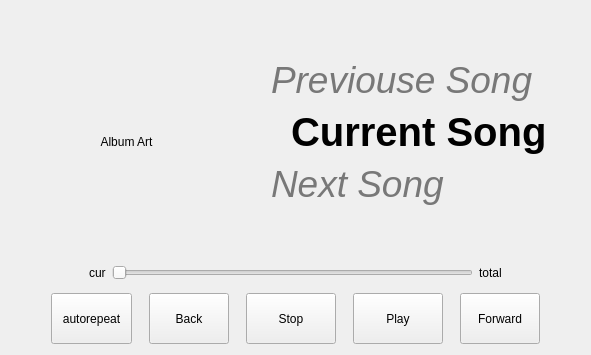
              <widget class="QWidget" name="page_6">
               <layout class="QHBoxLayout" name="horizontalLayout_16">
                <item>
                 <layout class="QVBoxLayout" name="verticalLayout_12">
                  <item>
                   <layout class="QHBoxLayout" name="horizontalLayout_15">
                    <item>
                     <widget class="QFrame" name="frame_2">
                      <property name="sizePolicy">
                       <sizepolicy hsizetype="Preferred" vsizetype="Expanding">
                        <horstretch>0</horstretch>
                        <verstretch>0</verstretch>
                       </sizepolicy>
                      </property>
                      <property name="minimumSize">
                       <size>
                        <width>254</width>
                        <height>241</height>
                       </size>
                      </property>
                      <property name="maximumSize">
                       <size>
                        <width>16777215</width>
                        <height>304</height>
                       </size>
                      </property>
                      <property name="frameShape">
                       <enum>QFrame::NoFrame</enum>
                      </property>
                      <property name="frameShadow">
                       <enum>QFrame::Raised</enum>
                      </property>
                      <widget class="QLabel" name="lbl_albumArt">
                       <property name="geometry">
                        <rect>
                         <x>10</x>
                         <y>10</y>
                         <width>211</width>
                         <height>241</height>
                        </rect>
                       </property>
                       <property name="text">
                        <string>Album Art</string>
                       </property>
                       <property name="alignment">
                        <set>Qt::AlignCenter</set>
                       </property>
                      </widget>
                     </widget>
                    </item>
                    <item>
                     <layout class="QVBoxLayout" name="verticalLayout_11">
                      <item>
                       <spacer name="verticalSpacer_16">
                        <property name="orientation">
                         <enum>Qt::Vertical</enum>
                        </property>
                        <property name="sizeHint" stdset="0">
                         <size>
                          <width>20</width>
                          <height>40</height>
                         </size>
                        </property>
                       </spacer>
                      </item>
                      <item>
                       <widget class="Scaling_QLabel" name="lbl_previouse">
                        <property name="sizePolicy">
                         <sizepolicy hsizetype="Expanding" vsizetype="Expanding">
                          <horstretch>0</horstretch>
                          <verstretch>0</verstretch>
                         </sizepolicy>
                        </property>
                        <property name="font">
                         <font>
                          <pointsize>28</pointsize>
                          <weight>50</weight>
                          <italic>true</italic>
                          <bold>false</bold>
                         </font>
                        </property>
                        <property name="styleSheet">
                         <string notr="true">QLabel { color: rgba(0, 0, 0, 50%) }</string>
                        </property>
                        <property name="text">
                         <string>Previouse Song</string>
                        </property>
                        <property name="textInteractionFlags">
                         <set>Qt::NoTextInteraction</set>
                        </property>
                       </widget>
                      </item>
                      <item>
                       <layout class="QHBoxLayout" name="horizontalLayout_14">
                        <item>
                         <spacer name="horizontalSpacer_7">
                          <property name="orientation">
                           <enum>Qt::Horizontal</enum>
                          </property>
                          <property name="sizeType">
                           <enum>QSizePolicy::Minimum</enum>
                          </property>
                          <property name="sizeHint" stdset="0">
                           <size>
                            <width>20</width>
                            <height>20</height>
                           </size>
                          </property>
                         </spacer>
                        </item>
                        <item>
                         <widget class="Scaling_QLabel" name="lbl_current_playing">
                          <property name="sizePolicy">
                           <sizepolicy hsizetype="Expanding" vsizetype="Expanding">
                            <horstretch>0</horstretch>
                            <verstretch>0</verstretch>
                           </sizepolicy>
                          </property>
                          <property name="font">
                           <font>
                            <pointsize>30</pointsize>
                            <weight>75</weight>
                            <bold>true</bold>
                           </font>
                          </property>
                          <property name="text">
                           <string>Current Song</string>
                          </property>
                          <property name="textInteractionFlags">
                           <set>Qt::NoTextInteraction</set>
                          </property>
                         </widget>
                        </item>
                        <item>
                         <spacer name="horizontalSpacer_8">
                          <property name="orientation">
                           <enum>Qt::Horizontal</enum>
                          </property>
                          <property name="sizeType">
                           <enum>QSizePolicy::Minimum</enum>
                          </property>
                          <property name="sizeHint" stdset="0">
                           <size>
                            <width>24</width>
                            <height>20</height>
                           </size>
                          </property>
                         </spacer>
                        </item>
                       </layout>
                      </item>
                      <item>
                       <widget class="Scaling_QLabel" name="lbl_next">
                        <property name="sizePolicy">
                         <sizepolicy hsizetype="Expanding" vsizetype="Expanding">
                          <horstretch>0</horstretch>
                          <verstretch>0</verstretch>
                         </sizepolicy>
                        </property>
                        <property name="font">
                         <font>
                          <pointsize>28</pointsize>
                          <weight>50</weight>
                          <italic>true</italic>
                          <bold>false</bold>
                         </font>
                        </property>
                        <property name="styleSheet">
                         <string notr="true">QLabel { color: rgba(0, 0, 0, 50%) }</string>
                        </property>
                        <property name="text">
                         <string>Next Song</string>
                        </property>
                        <property name="textInteractionFlags">
                         <set>Qt::NoTextInteraction</set>
                        </property>
                       </widget>
                      </item>
                      <item>
                       <spacer name="verticalSpacer_17">
                        <property name="orientation">
                         <enum>Qt::Vertical</enum>
                        </property>
                        <property name="sizeHint" stdset="0">
                         <size>
                          <width>20</width>
                          <height>40</height>
                         </size>
                        </property>
                       </spacer>
                      </item>
                     </layout>
                    </item>
                   </layout>
                  </item>
                  <item>
                   <layout class="QHBoxLayout" name="horizontalLayout_12">
                    <item>
                     <spacer name="horizontalSpacer_5">
                      <property name="orientation">
                       <enum>Qt::Horizontal</enum>
                      </property>
                      <property name="sizeHint" stdset="0">
                       <size>
                        <width>40</width>
                        <height>20</height>
                       </size>
                      </property>
                     </spacer>
                    </item>
                    <item>
                     <widget class="QLabel" name="lbl_current_seek">
                      <property name="text">
                       <string>cur</string>
                      </property>
                     </widget>
                    </item>
                    <item>
                     <widget class="QSlider" name="slide_seek">
                      <property name="minimumSize">
                       <size>
                        <width>361</width>
                        <height>29</height>
                       </size>
                      </property>
                      <property name="orientation">
                       <enum>Qt::Horizontal</enum>
                      </property>
                     </widget>
                    </item>
                    <item>
                     <widget class="QLabel" name="lbl_total_seek">
                      <property name="text">
                       <string>total</string>
                      </property>
                     </widget>
                    </item>
                    <item>
                     <spacer name="horizontalSpacer_6">
                      <property name="orientation">
                       <enum>Qt::Horizontal</enum>
                      </property>
                      <property name="sizeHint" stdset="0">
                       <size>
                        <width>40</width>
                        <height>20</height>
                       </size>
                      </property>
                     </spacer>
                    </item>
                   </layout>
                  </item>
                  <item>
                   <layout class="QHBoxLayout" name="horizontalLayout_11">
                    <property name="spacing">
                     <number>17</number>
                    </property>
                    <item>
                     <spacer name="horizontalSpacer_3">
                      <property name="orientation">
                       <enum>Qt::Horizontal</enum>
                      </property>
                      <property name="sizeType">
                       <enum>QSizePolicy::Minimum</enum>
                      </property>
                      <property name="sizeHint" stdset="0">
                       <size>
                        <width>40</width>
                        <height>20</height>
                       </size>
                      </property>
                     </spacer>
                    </item>
                    <item>
                     <widget class="QPushButton" name="pB_autorepeat_2">
                      <property name="sizePolicy">
                       <sizepolicy hsizetype="Expanding" vsizetype="Preferred">
                        <horstretch>0</horstretch>
                        <verstretch>0</verstretch>
                       </sizepolicy>
                      </property>
                      <property name="minimumSize">
                       <size>
                        <width>81</width>
                        <height>51</height>
                       </size>
                      </property>
                      <property name="maximumSize">
                       <size>
                        <width>16777215</width>
                        <height>61</height>
                       </size>
                      </property>
                      <property name="focusPolicy">
                       <enum>Qt::NoFocus</enum>
                      </property>
                      <property name="text">
                       <string>autorepeat</string>
                      </property>
                      <property name="checkable">
                       <bool>true</bool>
                      </property>
                     </widget>
                    </item>
                    <item>
                     <widget class="QPushButton" name="pB_Audio_back">
                      <property name="sizePolicy">
                       <sizepolicy hsizetype="Expanding" vsizetype="Preferred">
                        <horstretch>0</horstretch>
                        <verstretch>0</verstretch>
                       </sizepolicy>
                      </property>
                      <property name="minimumSize">
                       <size>
                        <width>80</width>
                        <height>51</height>
                       </size>
                      </property>
                      <property name="maximumSize">
                       <size>
                        <width>111</width>
                        <height>61</height>
                       </size>
                      </property>
                      <property name="text">
                       <string>Back</string>
                      </property>
                     </widget>
                    </item>
                    <item>
                     <widget class="QPushButton" name="pB_Audio_stop">
                      <property name="sizePolicy">
                       <sizepolicy hsizetype="Expanding" vsizetype="Preferred">
                        <horstretch>0</horstretch>
                        <verstretch>0</verstretch>
                       </sizepolicy>
                      </property>
                      <property name="minimumSize">
                       <size>
                        <width>90</width>
                        <height>51</height>
                       </size>
                      </property>
                      <property name="maximumSize">
                       <size>
                        <width>151</width>
                        <height>61</height>
                       </size>
                      </property>
                      <property name="text">
                       <string>Stop</string>
                      </property>
                     </widget>
                    </item>
                    <item>
                     <widget class="QPushButton" name="pB_Audio_play_pause">
                      <property name="sizePolicy">
                       <sizepolicy hsizetype="Expanding" vsizetype="Preferred">
                        <horstretch>0</horstretch>
                        <verstretch>0</verstretch>
                       </sizepolicy>
                      </property>
                      <property name="minimumSize">
                       <size>
                        <width>90</width>
                        <height>51</height>
                       </size>
                      </property>
                      <property name="maximumSize">
                       <size>
                        <width>151</width>
                        <height>61</height>
                       </size>
                      </property>
                      <property name="text">
                       <string>Play</string>
                      </property>
                     </widget>
                    </item>
                    <item>
                     <widget class="QPushButton" name="pB_Audio_forward">
                      <property name="sizePolicy">
                       <sizepolicy hsizetype="Expanding" vsizetype="Preferred">
                        <horstretch>0</horstretch>
                        <verstretch>0</verstretch>
                       </sizepolicy>
                      </property>
                      <property name="minimumSize">
                       <size>
                        <width>80</width>
                        <height>51</height>
                       </size>
                      </property>
                      <property name="maximumSize">
                       <size>
                        <width>111</width>
                        <height>61</height>
                       </size>
                      </property>
                      <property name="text">
                       <string>Forward</string>
                      </property>
                     </widget>
                    </item>
                    <item>
                     <spacer name="horizontalSpacer_4">
                      <property name="orientation">
                       <enum>Qt::Horizontal</enum>
                      </property>
                      <property name="sizeType">
                       <enum>QSizePolicy::Minimum</enum>
                      </property>
                      <property name="sizeHint" stdset="0">
                       <size>
                        <width>40</width>
                        <height>20</height>
                       </size>
                      </property>
                     </spacer>
                    </item>
                   </layout>
                  </item>
                 </layout>
                </item>
               </layout>
              </widget>
